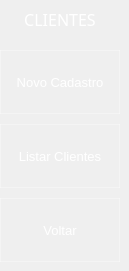
    <widget class="QWidget" name="page_4">
     <widget class="QToolButton" name="bttn_listClient">
      <property name="geometry">
       <rect>
        <x>0</x>
        <y>124</y>
        <width>120</width>
        <height>64</height>
       </rect>
      </property>
      <property name="sizePolicy">
       <sizepolicy hsizetype="Preferred" vsizetype="Preferred">
        <horstretch>0</horstretch>
        <verstretch>0</verstretch>
       </sizepolicy>
      </property>
      <property name="font">
       <font>
        <pointsize>10</pointsize>
       </font>
      </property>
      <property name="styleSheet">
       <string notr="true">QToolButton {
    background-color: rgba(0,0,0,0);
    border: 1px solid rgba(255, 255, 255, 0.3); /* Borda branca translúcida */
    color:  rgba(255, 255, 255,255); 
}

QToolButton:hover {
     background-color: rgba(255, 255, 255, 30);
    border-color: rgba(255, 255, 255,255); 
}

QToolButton:pressed {
    background-color: #339CFF; /* Azul acinzentado */
border-color: #66BFFF; /* Azul escuro */
color:#003366;
}
</string>
      </property>
      <property name="text">
       <string>Listar Clientes</string>
      </property>
      <property name="icon">
       <iconset>
        <normaloff>C:/Users/56915816/Icones/list_24dp_E3E3E3_FILL0_wght400_GRAD0_opsz24.png</normaloff>C:/Users/56915816/Icones/list_24dp_E3E3E3_FILL0_wght400_GRAD0_opsz24.png</iconset>
      </property>
      <property name="iconSize">
       <size>
        <width>32</width>
        <height>32</height>
       </size>
      </property>
      <property name="toolButtonStyle">
       <enum>Qt::ToolButtonTextUnderIcon</enum>
      </property>
     </widget>
     <widget class="QToolButton" name="bttn_back">
      <property name="geometry">
       <rect>
        <x>0</x>
        <y>198</y>
        <width>120</width>
        <height>64</height>
       </rect>
      </property>
      <property name="sizePolicy">
       <sizepolicy hsizetype="Preferred" vsizetype="Preferred">
        <horstretch>0</horstretch>
        <verstretch>0</verstretch>
       </sizepolicy>
      </property>
      <property name="font">
       <font>
        <pointsize>10</pointsize>
       </font>
      </property>
      <property name="styleSheet">
       <string notr="true">QToolButton {
    background-color: rgba(0, 0, 0, 0);          /* Fundo transparente */
    border: 1px solid rgba(255, 255, 255, 0.3);  /* Borda branca translúcida */
    color: rgba(255, 255, 255, 255);             /* Texto branco */
}

QToolButton:hover {
    background-color: rgba(255, 255, 255, 30);   /* Fundo branco fraco no hover */
    border-color: rgba(255, 255, 255, 255);      /* Borda branca sólida */
}

QToolButton:pressed {
    background-color: #FF3333;                   /* Vermelho (RGB 255, 51, 51) */
    border-color: #FF6666;                       /* Vermelho claro para borda */
    color: white;                                /* Texto branco (contraste) */
}</string>
      </property>
      <property name="text">
       <string>Voltar</string>
      </property>
      <property name="icon">
       <iconset>
        <normaloff>C:/Users/56915816/Icones/keyboard_return_24dp_E3E3E3_FILL0_wght400_GRAD0_opsz24.png</normaloff>C:/Users/56915816/Icones/keyboard_return_24dp_E3E3E3_FILL0_wght400_GRAD0_opsz24.png</iconset>
      </property>
      <property name="iconSize">
       <size>
        <width>32</width>
        <height>32</height>
       </size>
      </property>
      <property name="toolButtonStyle">
       <enum>Qt::ToolButtonTextUnderIcon</enum>
      </property>
     </widget>
     <widget class="QLabel" name="label">
      <property name="geometry">
       <rect>
        <x>0</x>
        <y>0</y>
        <width>120</width>
        <height>40</height>
       </rect>
      </property>
      <property name="font">
       <font>
        <family>Montserrat Medium</family>
        <pointsize>12</pointsize>
        <weight>50</weight>
        <bold>false</bold>
       </font>
      </property>
      <property name="styleSheet">
       <string notr="true">background-color: qlineargradient(spread:pad, x1:0, y1:0, x1:0, y1:1, 
                                 stop:0 rgba(0, 50, 150, 255), 
                                 stop:1 rgba(51, 156, 255, 255));</string>
      </property>
      <property name="text">
       <string>&lt;html&gt;&lt;head/&gt;&lt;body&gt;&lt;p align=&quot;center&quot;&gt;&lt;span style=&quot; color:#ffffff;&quot;&gt;CLIENTES&lt;/span&gt;&lt;/p&gt;&lt;/body&gt;&lt;/html&gt;</string>
      </property>
     </widget>
     <widget class="QToolButton" name="bttn_newClient">
      <property name="geometry">
       <rect>
        <x>0</x>
        <y>50</y>
        <width>120</width>
        <height>64</height>
       </rect>
      </property>
      <property name="sizePolicy">
       <sizepolicy hsizetype="Preferred" vsizetype="Preferred">
        <horstretch>0</horstretch>
        <verstretch>0</verstretch>
       </sizepolicy>
      </property>
      <property name="font">
       <font>
        <pointsize>10</pointsize>
       </font>
      </property>
      <property name="styleSheet">
       <string notr="true">QToolButton {
    background-color: rgba(0,0,0,0);
    border: 1px solid rgba(255, 255, 255, 0.3); /* Borda branca translúcida */
    color:  rgba(255, 255, 255,255); 
}

QToolButton:hover {
     background-color: rgba(255, 255, 255, 30);
    border-color: rgba(255, 255, 255,255); 
}

QToolButton:pressed {
    background-color: #339CFF; /* Azul acinzentado */
border-color: #66BFFF; /* Azul escuro */
color:#003366;
}
</string>
      </property>
      <property name="text">
       <string>Novo Cadastro</string>
      </property>
      <property name="icon">
       <iconset>
        <normaloff>C:/Users/56915816/Icones/person_add_24dp_E3E3E3_FILL0_wght400_GRAD0_opsz24.png</normaloff>C:/Users/56915816/Icones/person_add_24dp_E3E3E3_FILL0_wght400_GRAD0_opsz24.png</iconset>
      </property>
      <property name="iconSize">
       <size>
        <width>32</width>
        <height>32</height>
       </size>
      </property>
      <property name="toolButtonStyle">
       <enum>Qt::ToolButtonTextUnderIcon</enum>
      </property>
     </widget>
    </widget>
